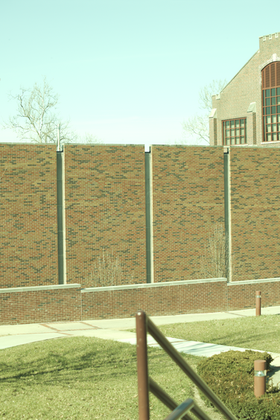
%> input picture ProblemSet3/root_quadrangle01.ppm, 280 x 420 px, shrunk from 376 x 564 before the run
$ octave mosaic.m   (GNU Octave 9; MATLAB toolbox functions it lacks are replaced by stand-ins)
%> lines starting %> are read from the running program, lines starting %| are printed output that depends on the picture
% must load points

% load images
i1 = imread('root_quadrangle01.ppm');
%> i1 is the input picture: size 420x280x3 uint8; mean R, G, B 177.9, 187.4, 145.9
i2 = imread('root_quadrangle02.ppm');
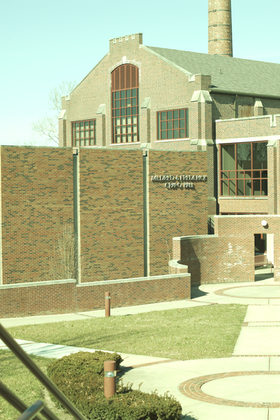
%> input picture ProblemSet3/root_quadrangle02.ppm, 280 x 420 px, shrunk from 376 x 564 before the run
%> i2 is the input picture: size 420x280x3 uint8; mean R, G, B 181, 188.2, 144.5
i3 = imread('root_quadrangle03.ppm');
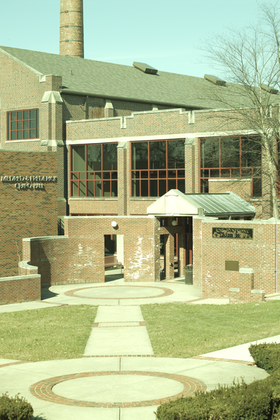
%> input picture ProblemSet3/root_quadrangle03.ppm, 280 x 420 px, shrunk from 376 x 564 before the run
%> i3 is the input picture: size 420x280x3 uint8; mean R, G, B 173.2, 183.2, 139.3
i4 = imread('root_quadrangle04.ppm');
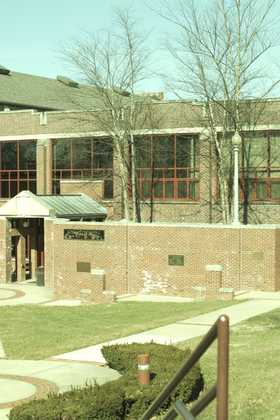
%> input picture ProblemSet3/root_quadrangle04.ppm, 280 x 420 px, shrunk from 376 x 564 before the run
%> i4 is the input picture: size 420x280x3 uint8; mean R, G, B 169.1, 180.4, 137
i5 = imread('root_quadrangle05.ppm');
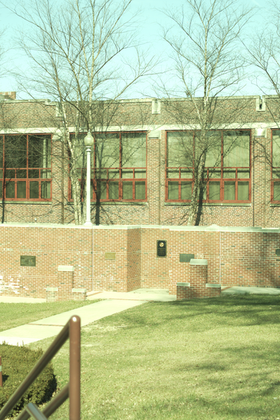
%> input picture ProblemSet3/root_quadrangle05.ppm, 280 x 420 px, shrunk from 376 x 564 before the run
%> i5 is the input picture: size 420x280x3 uint8; mean R, G, B 177.9, 189.2, 142.9
i6 = imread('root_quadrangle06.ppm');
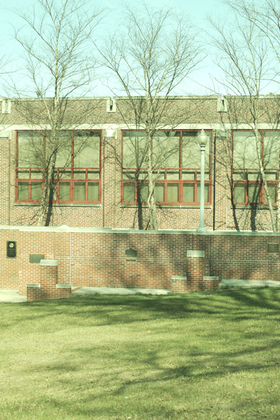
%> input picture ProblemSet3/root_quadrangle06.ppm, 280 x 420 px, shrunk from 376 x 564 before the run
%> i6 is the input picture: size 420x280x3 uint8; mean R, G, B 172, 185.8, 139.7
%> (the run ends here)
